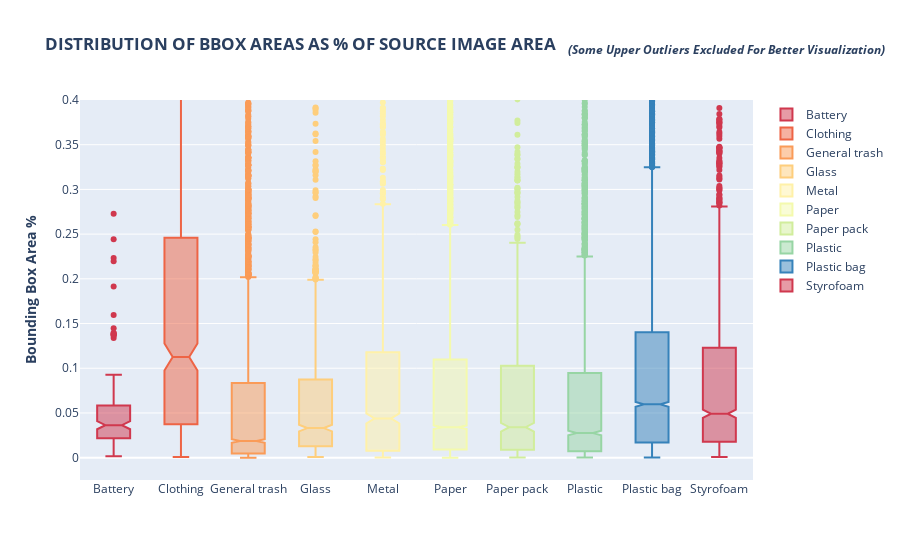

Notebook code for this chart:
### Code cell
# Update bbox dataframe to make this easier
bbox_df["frac_bbox_area"] = (bbox_df["frac_x_max"]-bbox_df["frac_x_min"])*(bbox_df["frac_y_max"]-bbox_df["frac_y_min"])
# bbox_df["class_id_as_str"] = bbox_df["class_id"].map(classes)
display(bbox_df.head())

fig = px.box(bbox_df.sort_values(by="class_name"), x="class_name", y="frac_bbox_area", color="class_name", 
             color_discrete_sequence=LABEL_COLORS_WOUT_NO_FINDING, notched=True,
             labels={"class_name":"Class Name", "frac_bbox_area":"BBox Area (%)"},
             title="<b>DISTRIBUTION OF BBOX AREAS AS % OF SOURCE IMAGE AREA   " \
                   "<i><sub>(Some Upper Outliers Excluded For Better Visualization)</sub></i></b>")

fig.update_layout(showlegend=True,
                  yaxis_range=[-0.025,0.4],
                  legend_title_text=None,
                  xaxis_title="",
                  yaxis_title="<b>Bounding Box Area %</b>",)
fig.show()

### Figure 1 — Plotly figure (JSON) as saved in the notebook; plotly's stock layout.template omitted (floating-point values rounded to 4 significant figures; data arrays with more than 128 entries replaced by an {"elided": "..."} marker saying what was removed)
{"data": [{"alignmentgroup": "True", "hovertemplate": "Class Name=%{x}<br>BBox Area (%)=%{y}<extra></extra>", "legendgroup": "Battery", "marker": {"color": "rgb(208, 56, 78)"}, "name": "Battery", "notched": true, "offsetgroup": "Battery", "orientation": "v", "showlegend": true, "type": "box", "x": {"elided": "159 str values"}, "x0": " ", "xaxis": "x", "y": {"elided": "159 float values"}, "y0": " ", "yaxis": "y"}, {"alignmentgroup": "True", "hovertemplate": "Class Name=%{x}<br>BBox Area (%)=%{y}<extra></extra>", "legendgroup": "Clothing", "marker": {"color": "rgb(238, 100, 69)"}, "name": "Clothing", "notched": true, "offsetgroup": "Clothing", "orientation": "v", "showlegend": true, "type": "box", "x": {"elided": "468 str values"}, "x0": " ", "xaxis": "x", "y": {"elided": "468 float values"}, "y0": " ", "yaxis": "y"}, {"alignmentgroup": "True", "hovertemplate": "Class Name=%{x}<br>BBox Area (%)=%{y}<extra></extra>", "legendgroup": "General trash", "marker": {"color": "rgb(250, 155, 88)"}, "name": "General trash", "notched": true, "offsetgroup": "General trash", "orientation": "v", "showlegend": true, "type": "box", "x": {"elided": "3966 str values"}, "x0": " ", "xaxis": "x", "y": {"elided": "3966 float values"}, "y0": " ", "yaxis": "y"}, {"alignmentgroup": "True", "hovertemplate": "Class Name=%{x}<br>BBox Area (%)=%{y}<extra></extra>", "legendgroup": "Glass", "marker": {"color": "rgb(254, 206, 124)"}, "name": "Glass", "notched": true, "offsetgroup": "Glass", "orientation": "v", "showlegend": true, "type": "box", "x": {"elided": "982 str values"}, "x0": " ", "xaxis": "x", "y": {"elided": "982 float values"}, "y0": " ", "yaxis": "y"}, {"alignmentgroup": "True", "hovertemplate": "Class Name=%{x}<br>BBox Area (%)=%{y}<extra></extra>", "legendgroup": "Metal", "marker": {"color": "rgb(255, 241, 168)"}, "name": "Metal", "notched": true, "offsetgroup": "Metal", "orientation": "v", "showlegend": true, "type": "box", "x": {"elided": "936 str values"}, "x0": " ", "xaxis": "x", "y": {"elided": "936 float values"}, "y0": " ", "yaxis": "y"}, {"alignmentgroup": "True", "hovertemplate": "Class Name=%{x}<br>BBox Area (%)=%{y}<extra></extra>", "legendgroup": "Paper", "marker": {"color": "rgb(244, 250, 173)"}, "name": "Paper", "notched": true, "offsetgroup": "Paper", "orientation": "v", "showlegend": true, "type": "box", "x": {"elided": "6352 str values"}, "x0": " ", "xaxis": "x", "y": {"elided": "6352 float values"}, "y0": " ", "yaxis": "y"}, {"alignmentgroup": "True", "hovertemplate": "Class Name=%{x}<br>BBox Area (%)=%{y}<extra></extra>", "legendgroup": "Paper pack", "marker": {"color": "rgb(209, 237, 156)"}, "name": "Paper pack", "notched": true, "offsetgroup": "Paper pack", "orientation": "v", "showlegend": true, "type": "box", "x": {"elided": "897 str values"}, "x0": " ", "xaxis": "x", "y": {"elided": "897 float values"}, "y0": " ", "yaxis": "y"}, {"alignmentgroup": "True", "hovertemplate": "Class Name=%{x}<br>BBox Area (%)=%{y}<extra></extra>", "legendgroup": "Plastic", "marker": {"color": "rgb(151, 213, 164)"}, "name": "Plastic", "notched": true, "offsetgroup": "Plastic", "orientation": "v", "showlegend": true, "type": "box", "x": {"elided": "2943 str values"}, "x0": " ", "xaxis": "x", "y": {"elided": "2943 float values"}, "y0": " ", "yaxis": "y"}, {"alignmentgroup": "True", "hovertemplate": "Class Name=%{x}<br>BBox Area (%)=%{y}<extra></extra>", "legendgroup": "Plastic bag", "marker": {"color": "rgb(54, 130, 186)"}, "name": "Plastic bag", "notched": true, "offsetgroup": "Plastic bag", "orientation": "v", "showlegend": true, "type": "box", "x": {"elided": "5178 str values"}, "x0": " ", "xaxis": "x", "y": {"elided": "5178 float values"}, "y0": " ", "yaxis": "y"}, {"alignmentgroup": "True", "hovertemplate": "Class Name=%{x}<br>BBox Area (%)=%{y}<extra></extra>", "legendgroup": "Styrofoam", "marker": {"color": "rgb(208, 56, 78)"}, "name": "Styrofoam", "notched": true, "offsetgroup": "Styrofoam", "orientation": "v", "showlegend": true, "type": "box", "x": {"elided": "1263 str values"}, "x0": " ", "xaxis": "x", "y": {"elided": "1263 float values"}, "y0": " ", "yaxis": "y"}], "layout": {"boxmode": "overlay", "legend": {"title": {}, "tracegroupgap": 0}, "showlegend": true, "title": {"text": "<b>DISTRIBUTION OF BBOX AREAS AS % OF SOURCE IMAGE AREA   <i><sub>(Some Upper Outliers Excluded For Better Visualization)</sub></i></b>"}, "xaxis": {"anchor": "y", "categoryarray": ["Battery", "Clothing", "General trash", "Glass", "Metal", "Paper", "Paper pack", "Plastic", "Plastic bag", "Styrofoam"], "categoryorder": "array", "domain": [0, 1], "title": {"text": ""}}, "yaxis": {"anchor": "x", "domain": [0, 1], "range": [-0.025, 0.4], "title": {"text": "<b>Bounding Box Area %</b>"}}}}
